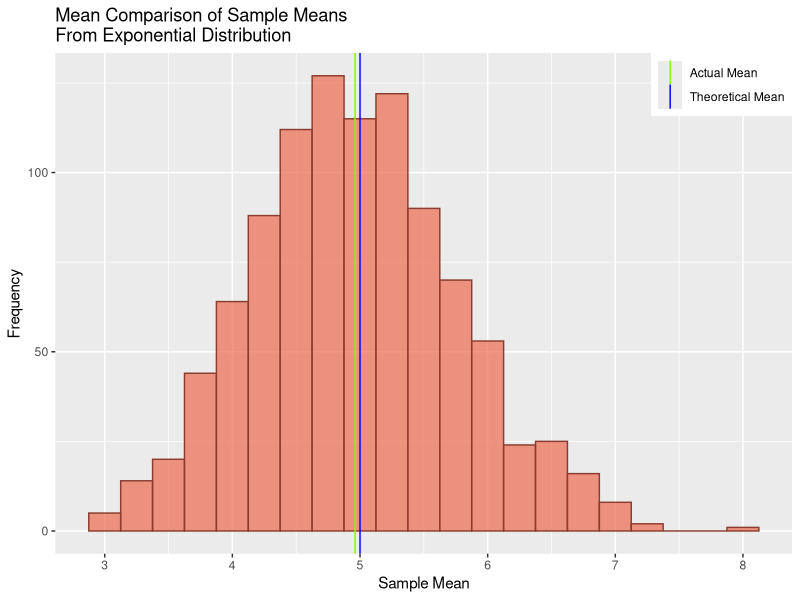
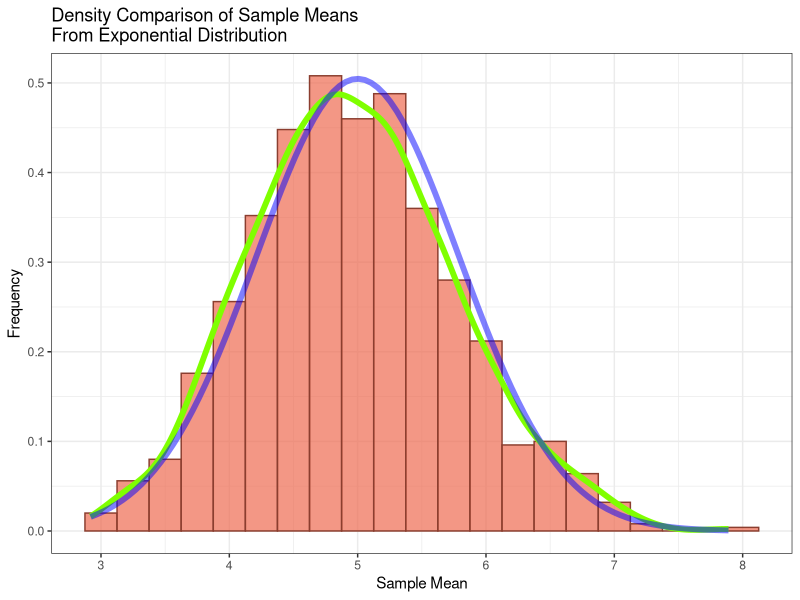

Recreate these plots in R, in order.
## ---- chunk 1
knitr::opts_chunk$set(echo = TRUE)
## ---- chunk 2
# Load libraries
library(ggplot2)
library(knitr)
## ---- chunk 3
set.seed(17)

nosim = 1000
lambda = 0.2
n = 40

sim_data <- as.data.frame(matrix(rexp(n*nosim, lambda), nosim, n))
sim_data$sampleMean <- rowMeans(sim_data)

actual_mean = mean(sim_data$sampleMean)
theor_mean = 1/lambda
means <- data.frame(MeanType=c("Actual Mean", "Theoretical Mean"),
                    Value=c(actual_mean,theor_mean))
kable(means, digits = 3, align = "c")
## ---- chunk 4
ggplot(sim_data, aes(x=sampleMean, fill="Samples")) +
      geom_histogram(binwidth=.25, alpha=0.7, fill="coral2", color="coral4") +
      geom_vline(data = means, aes(xintercept=Value, color=MeanType),
                 show.legend=TRUE) +
      scale_color_manual(values = c("Actual Mean" = "chartreuse",
                         "Theoretical Mean"="blue")) +
      theme(legend.title=element_blank(),legend.justification=c(1,1),
            legend.position=c(1,1)) +
      ggtitle("Mean Comparison of Sample Means\nFrom Exponential Distribution") +
      labs(x="Sample Mean", y = "Frequency")
## ---- chunk 5
actual_variance <- var(sim_data$sampleMean)
theor_variance <- (1/lambda)^2/n
vars <- data.frame(Value = c(actual_variance, theor_variance),
                   row.names = c("Actual Variance", "Theoretical Variance"))
kable(vars, digits = 3, align = 'c')
## ---- chunk 6
ggplot(sim_data, aes(x=sampleMean)) +
      theme_bw() +
      geom_histogram(aes(y=..density..), binwidth=.25, alpha=0.7,
                     fill="coral2", color="coral4") +
      geom_density(color="chartreuse", size = 2, alpha = 0.5) +
      stat_function(fun=dnorm, color="blue", size = 2, alpha = 0.5,
                    args = list(mean=theor_mean, sd=sqrt(theor_variance))) +
      ggtitle("Density Comparison of Sample Means\nFrom Exponential Distribution") +
      labs(x="Sample Mean", y = "Frequency")
